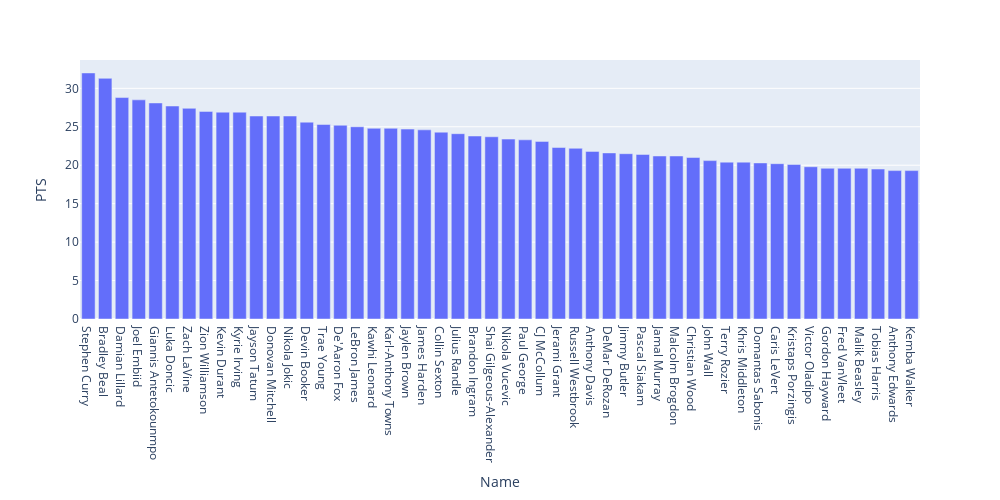

Notebook source saved alongside this figure:
### Code cell
#MIN
fig = px.bar(df, x = 'Name', y = 'PTS', width = 1000, height = 500)
fig.show()

### Figure 1 — Plotly figure (JSON) as saved in the notebook; plotly's stock layout.template omitted (floating-point values rounded to 4 significant figures)
{"data": [{"alignmentgroup": "True", "hovertemplate": "Name=%{x}<br>PTS=%{y}<extra></extra>", "legendgroup": "", "marker": {"color": "#636efa"}, "name": "", "offsetgroup": "", "orientation": "v", "showlegend": false, "textposition": "auto", "type": "bar", "x": ["Stephen Curry", "Bradley Beal", "Damian Lillard", "Joel Embiid", "Giannis Antetokounmpo", "Luka Doncic", "Zach LaVine", "Zion Williamson", "Kevin Durant", "Kyrie Irving", "Jayson Tatum", "Donovan Mitchell", "Nikola Jokic", "Devin Booker", "Trae Young", "De'Aaron Fox", "LeBron James", "Kawhi Leonard", "Karl-Anthony Towns", "Jaylen Brown", "James Harden", "Collin Sexton", "Julius Randle", "Brandon Ingram", "Shai Gilgeous-Alexander", "Nikola Vucevic", "Paul George", "CJ McCollum", "Jerami Grant", "Russell Westbrook", "Anthony Davis", "DeMar DeRozan", "Jimmy Butler", "Pascal Siakam", "Jamal Murray", "Malcolm Brogdon", "Christian Wood", "John Wall", "Terry Rozier", "Khris Middleton", "Domantas Sabonis", "Caris LeVert", "Kristaps Porzingis", "Victor Oladipo", "Gordon Hayward", "Fred VanVleet", "Malik Beasley", "Tobias Harris", "Anthony Edwards", "Kemba Walker"], "xaxis": "x", "y": [32, 31.3, 28.8, 28.5, 28.1, 27.7, 27.4, 27, 26.9, 26.9, 26.4, 26.4, 26.4, 25.6, 25.3, 25.2, 25, 24.8, 24.8, 24.7, 24.6, 24.3, 24.1, 23.8, 23.7, 23.4, 23.3, 23.1, 22.3, 22.2, 21.8, 21.6, 21.5, 21.4, 21.2, 21.2, 21, 20.6, 20.4, 20.4, 20.3, 20.2, 20.1, 19.8, 19.6, 19.6, 19.6, 19.5, 19.3, 19.3], "yaxis": "y"}], "layout": {"barmode": "relative", "height": 500, "legend": {"tracegroupgap": 0}, "margin": {"t": 60}, "width": 1000, "xaxis": {"anchor": "y", "domain": [0, 1], "title": {"text": "Name"}}, "yaxis": {"anchor": "x", "domain": [0, 1], "title": {"text": "PTS"}}}}
